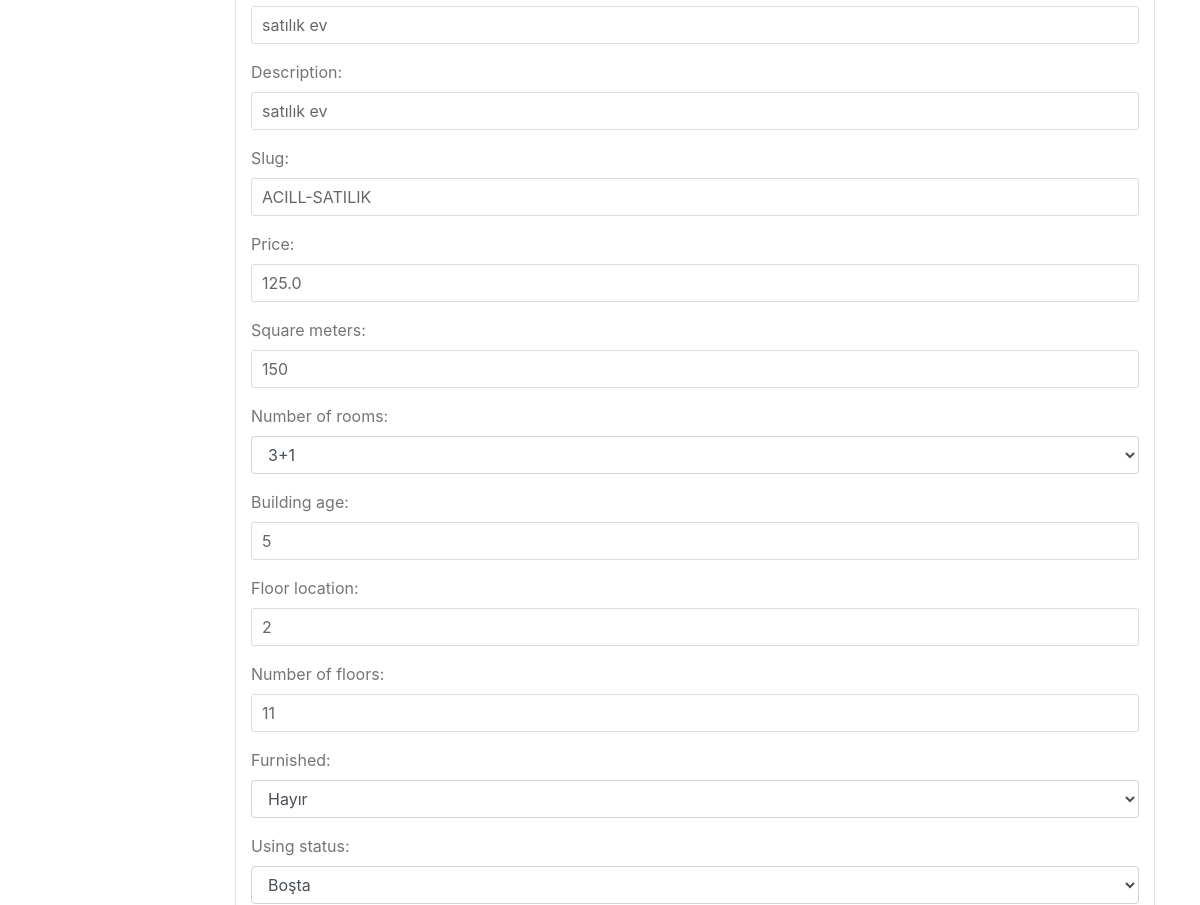
Page /user/homeedit/1 (signed in, middle part) on the earlier database version.
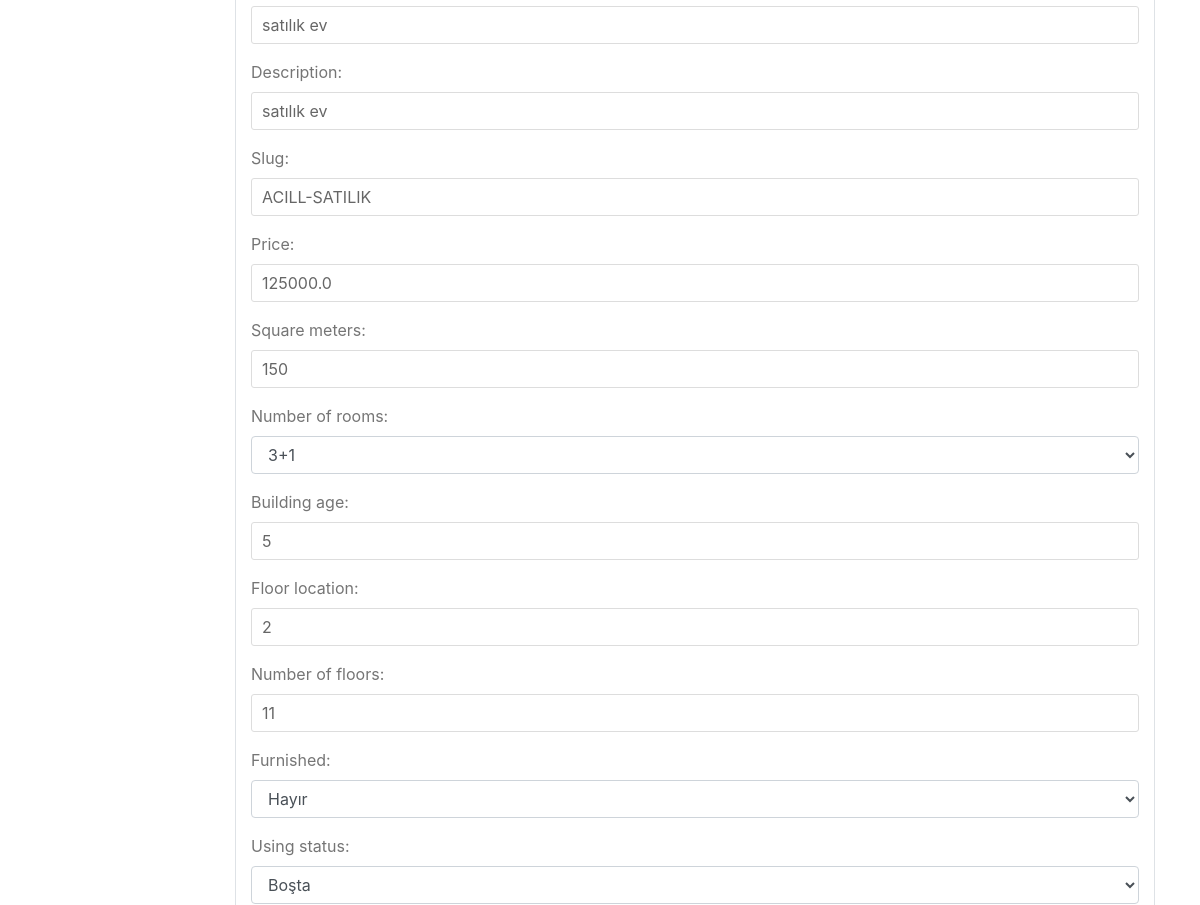
Same page on the later database version.
### home/models.py (models this page shows, shortened)
class Home(models.Model):
    STATUS = (
        ('True', 'Evet'),
        ('False', 'Hayır'),
    )
    user = models.ForeignKey(User,on_delete=models.SET_NULL, null=True)
    category = models.ForeignKey(Category, on_delete=models.CASCADE)  # relation with Category Table
    title = models.CharField(max_length=255)
    keywords = models.CharField(blank=True, max_length=255)
    description = models.CharField(blank=True, max_length=255)
    slug = models.SlugField(null=False, unique=True)
    image = models.ImageField(blank=True, upload_to="images/")
    price = models.FloatField()
    square_meters = models.PositiveIntegerField(blank=True)
    NUMBER_OF_ROOMS = (
        ('Default', 'Belirtilmemiş'),
        ('1', '1+1'),
        ('2', '2+1'),
        ('3', '3+1'),
        ('4', '4+1'),
    )
    number_of_rooms = models.CharField(blank=True, max_length=30, choices=NUMBER_OF_ROOMS, default='Default')
    building_age = models.PositiveIntegerField(blank=True)
    floor_location = models.IntegerField(blank=True)
    number_of_floors = models.PositiveIntegerField(blank=True)
    FURNISHED = (
        ('True', 'Evet'),
        ('False', 'Hayır'),
    )
    furnished = models.CharField(max_length=30, choices=FURNISHED, default='False')
    USING_STATUS = (
        ('Idle', 'Boşta'),
        ('OnRent', 'Kirada'),
    )
    using_status = models.CharField(max_length=30, choices=USING_STATUS, default='Idle')
    dues = models.PositiveIntegerField(blank=True)
    FROM_WHO = (
        ('FromTheOwner', 'Sahibinden'),
        ('FromRealEstateAgent', 'Emlakçıdan'),
    )
    from_who = models.CharField(max_length=30, choices=FROM_WHO, default='FromTheOwner')
    SWAP = (
        ('True', 'Evet'),
        ('False', 'Hayır'),
    )
    swap = models.CharField(max_length=30, choices=SWAP, default='False')
    status = models.CharField(max_length=10, choices=STATUS)
    detail = RichTextUploadingField(blank=True)
    created_at = models.DateTimeField(auto_now_add=True)
    updated_at = models.DateTimeField(auto_now=True)
    class MPTTMeta:
        order_insertion_by = ['title']
    def image_tag(self):
        return mark_safe('<img src="{}" height="50"/>'.format(self.image.url))
    image_tag.short_description = 'Image'

### home/views.py (the view)
# urls.py: path('user/homeedit/<int:id>', views.homeedit, name='homeedit'),
@login_required(login_url='/login')
def homeedit(request,id):
    home = Home.objects.get(id=id)
    if request.method=='POST':
        form = HomeForm(request.POST, request.FILES, instance=home)
        if form.is_valid():
            form.save()
            messages.success(request, 'Emlak bilgileri başarıyla güncellendi')
            return HttpResponseRedirect('/user/home')
        else:
            messages.success(request, 'Form hatası :' +str(form.errors))
            return HttpResponseRedirect('/user/homeedit/'+str(id))
    else:
        category = Home.objects.all()
        form = HomeForm(instance=home)
        context = {
            'category':category,
            'form':form,
        }
        return render(request, 'user_edithome.html',context)

### home/models.py (called while the page is built)
    def __str__(self):
        full_path = [self.title]
        k = self.parent
        while k is not None:
            full_path.append(k.title)
            k = k.parent
        return '/'.join(full_path[::-1])

### home/templates/user_edithome.html (shortened to what this page needs)
{% extends "homebase.html" %}
{% load static %}
{% block content %}
    <div class="container">
        <div class="row">
            <div class="col-md-2">
            </div>
            <div class="col-md-10">
                <div class="content-section">
                    <form method="POST" enctype="multipart/form-data">
                        <div class="container border rounded">
                            <fieldset class="form-group">
                            {{ form.as_p }}
                        </fieldset>
                        </div>
                    </form>
                </div>
            </div>
        </div>
    </div>
    <br>
    <br>
    <br>
    <br>
    <br>
    <br>
{% endblock %}

Differences in the rows shown:
changed Home "satılık ev": price "125.0" → "125000.0"
